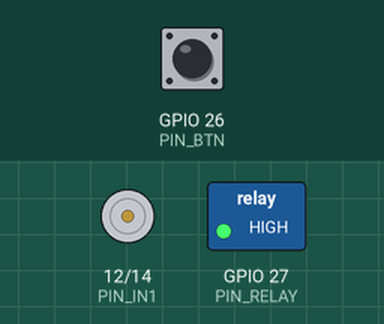
This sketch was run on a simulated ESP32. Parts: motor-driver pin pairs drawn as motors (green arrow = first pin HIGH = forward, orange = second pin HIGH = backward, longer = more drive, scaled by the enable pin), switched loads named in the sketch (green lamp = pin HIGH). Inputs (shaded band) come from the test bench; at power-on: GPIO 26 (PIN_BTN) HIGH. What the sketch prints to the serial monitor is not drawn.

Above: at 1.2 s.
1.3 s: GPIO 26 (PIN_BTN) pulled LOW for 0.15 s
At 3.2 s:
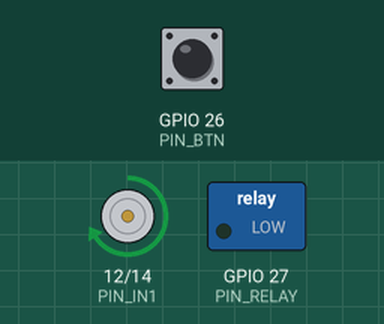
3.7 s: GPIO 26 (PIN_BTN) pulled LOW for 1 s
At 4.3 s:
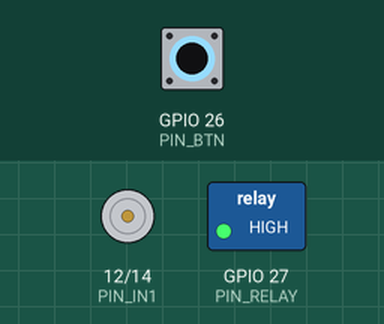
6.2 s: GPIO 26 (PIN_BTN) pulled LOW for 0.15 s
At 6.38 s:
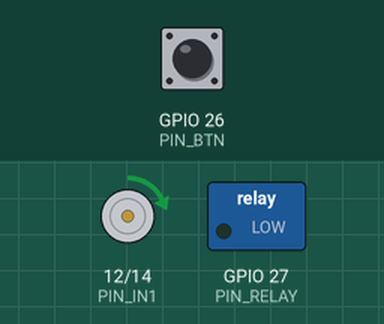
8.6 s: GPIO 26 (PIN_BTN) pulled LOW for 3.2 s
At 9.3 s:
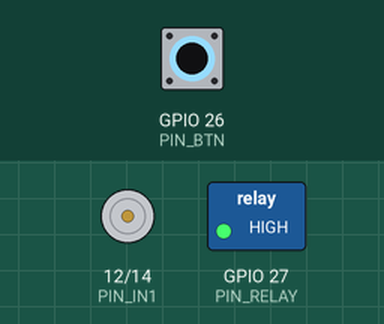
Timing chart, 0 to 11.6 s (numbered marks = the images above; inputs shaded):
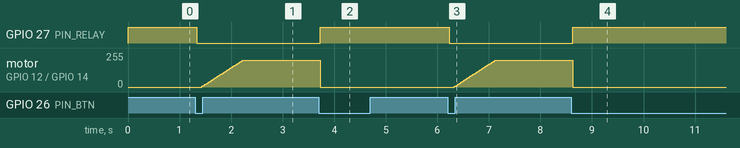

Measured:
- after the input at 1.3 s, GPIO 27 (PIN_RELAY): HIGH → LOW at once; motor on GPIO 12 (PIN_IN1) / GPIO 14 (PIN_IN2): moves from stopped to forward 199/255 over 0.78 s, starting after 0.13 s
- after the input at 3.7 s, GPIO 27 (PIN_RELAY): LOW → HIGH at once; motor on GPIO 12 (PIN_IN1) / GPIO 14 (PIN_IN2): forward 199/255 → stopped at once
- after the input at 6.2 s, GPIO 27 (PIN_RELAY): HIGH → LOW at once; motor on GPIO 12 (PIN_IN1) / GPIO 14 (PIN_IN2): moves from stopped to forward 199/255 over 0.78 s, starting after 0.13 s
- after the input at 8.6 s, GPIO 27 (PIN_RELAY): LOW → HIGH at once; motor on GPIO 12 (PIN_IN1) / GPIO 14 (PIN_IN2): forward 199/255 → stopped at once

The sketch:

relay_estop.ino
```cpp
typedef struct { int pin; int stable; int last_raw; uint32_t changed_at; } button_t;

int button_pressed(button_t *b) {
    int raw = digitalRead(b->pin);
    if (raw != b->last_raw) { b->last_raw = raw; b->changed_at = millis(); }
    if (millis() - b->changed_at > 30 && raw != b->stable) {
        b->stable = raw;
        return (raw == LOW);
    }
    return 0;
}

const int PIN_EN = 13, PIN_IN1 = 12, PIN_IN2 = 14;
const int PIN_RELAY = 27, PIN_BTN = 26;
const bool ACTIVE_LOW = true;

typedef enum { ST_STOP, ST_RUN } run_t;
run_t state = ST_STOP;
int speed = 0;
button_t btn = {PIN_BTN, HIGH, HIGH, 0};

void relay_set(bool on) { digitalWrite(PIN_RELAY, ACTIVE_LOW ? !on : on); }

void motor_set(int s) {                      // 예제 7-2
    if (s > 255) s = 255;
    if (s < -255) s = -255;
    digitalWrite(PIN_IN1, s > 0);
    digitalWrite(PIN_IN2, s < 0);
    ledcWrite(PIN_EN, abs(s));
}

void setup() {
    Serial.begin(115200);
    pinMode(PIN_IN1, OUTPUT); pinMode(PIN_IN2, OUTPUT);
    pinMode(PIN_RELAY, OUTPUT); pinMode(PIN_BTN, INPUT_PULLUP);
    ledcAttach(PIN_EN, 20000, 8);
    motor_set(0);
    relay_set(false);                        // 시작은 항상 주전원 차단
    Serial.println("버튼 = 시작 / 비상 정지");
}

void loop() {
    if (button_pressed(&btn)) {
        if (state == ST_RUN) {               // 비상 정지: 주전원부터 끊는다
            relay_set(false);
            motor_set(0);
            speed = 0;
            state = ST_STOP;
            Serial.println("비상 정지 — 주전원 차단");
        } else {                             // 시작: 속도 0 에서 전원 → 천천히 가속
            motor_set(0);
            relay_set(true);
            delay(100);                      // 접점이 완전히 붙을 때까지
            state = ST_RUN;
            Serial.println("주전원 ON — 가속");
        }
    }
    static uint32_t t_ramp = 0;
    if (state == ST_RUN && speed < 200 && millis() - t_ramp >= 20) {
        t_ramp = millis();
        speed += 5;
        motor_set(speed);
    }
}
```
